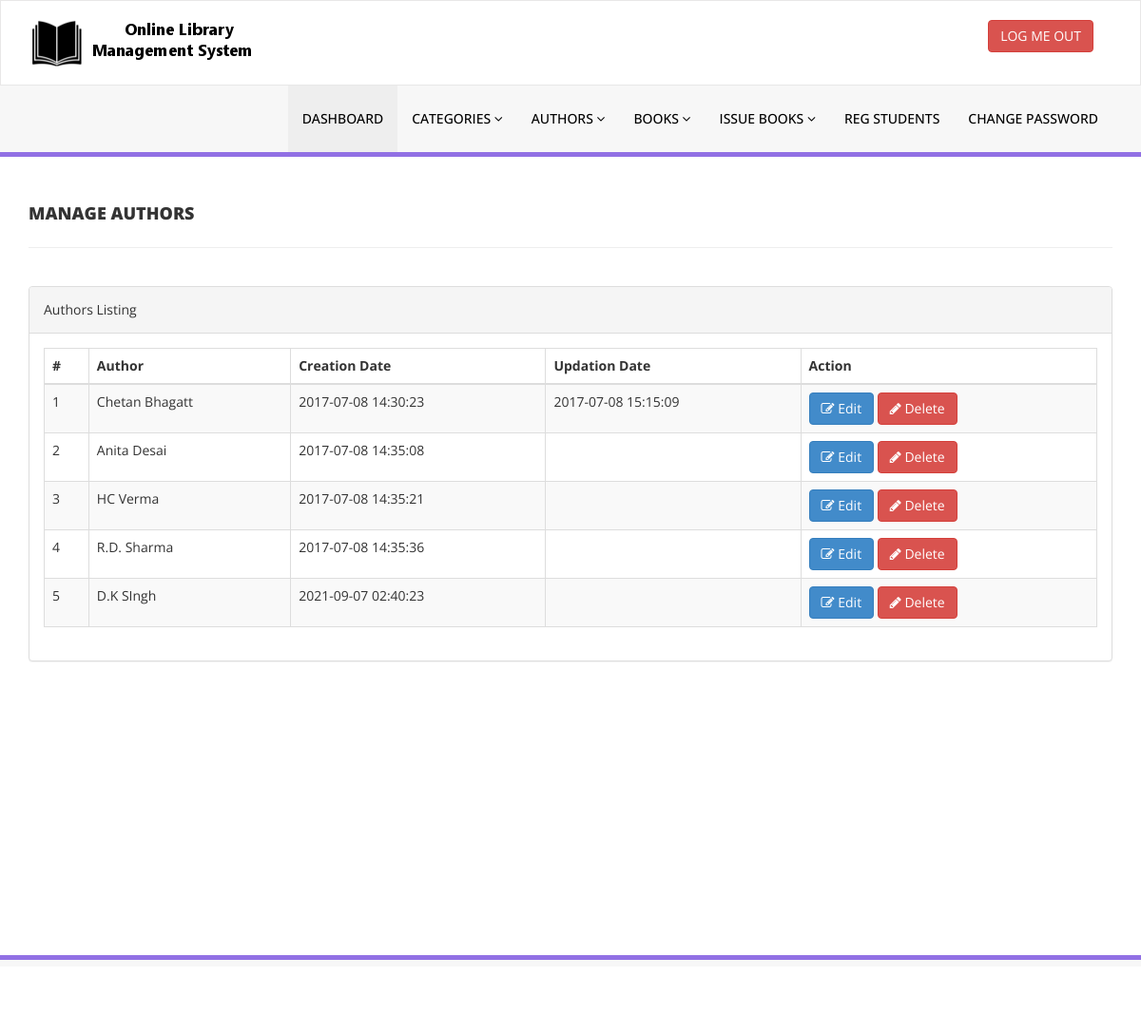
Page /admin/manage-authors.php (signed in) on the committed database.
### tables this page shows
CREATE TABLE `tblauthors` (
  `id` int(11) NOT NULL,
  `AuthorName` varchar(159) DEFAULT NULL,
  `creationDate` timestamp NULL DEFAULT current_timestamp(),
  `UpdationDate` timestamp NULL DEFAULT NULL ON UPDATE current_timestamp()
);

### admin/manage-authors.php (the view, shortened to what this page needs)
<?php
include('includes/config.php');
if(strlen($_SESSION['alogin'])==0)
    {
header('location:index.php');
}
else{
    ?>
<!DOCTYPE html>
<html xmlns="http://www.w3.org/1999/xhtml">
<head>
    <link href="assets/css/bootstrap.css" rel="stylesheet" />
    <link href="assets/css/font-awesome.css" rel="stylesheet" />
    <link href="assets/js/dataTables/dataTables.bootstrap.css" rel="stylesheet" />
    <link href="assets/css/style.css" rel="stylesheet" />
</head>
<body>
<?php include('includes/header.php');?>
    <div class="content-wrapper">
         <div class="container">
        <div class="row pad-botm">
            <div class="col-md-12">
                <h4 class="header-line">Manage Authors</h4>
    </div>
     <div class="row">
</div>
        </div>
            <div class="row">
                <div class="col-md-12">
                    <div class="panel panel-default">
                        <div class="panel-heading">
                           Authors Listing
                        </div>
                        <div class="panel-body">
                            <div class="table-responsive">
                                <table class="table table-striped table-bordered table-hover" id="dataTables-example">
                                    <thead>
                                        <tr>
                                            <th>#</th>
                                            <th>Author</th>
                                            <th>Creation Date</th>
                                            <th>Updation Date</th>
                                            <th>Action</th>
                                        </tr>
                                    </thead>
                                    <tbody>
<?php $sql = "SELECT * from  tblauthors";
$query = $dbh -> prepare($sql);
$query->execute();
$results=$query->fetchAll(PDO::FETCH_OBJ);
$cnt=1;
if($query->rowCount() > 0)
{
foreach($results as $result)
{               ?>
                                        <tr class="odd gradeX">
                                            <td class="center"><?php echo htmlentities($cnt);?></td>
                                            <td class="center"><?php echo htmlentities($result->AuthorName);?></td>
                                            <td class="center"><?php echo htmlentities($result->creationDate);?></td>
                                            <td class="center"><?php echo htmlentities($result->UpdationDate);?></td>
                                            <td class="center">
                                            <a href="edit-author.php?athrid=<?php echo htmlentities($result->id);?>"><button class="btn btn-primary"><i class="fa fa-edit "></i> Edit</button>
                                          <a href="manage-authors.php?del=<?php echo htmlentities($result->id);?>" onclick="return confirm('Are you sure you want to delete?');"" >  <button class="btn btn-danger"><i class="fa fa-pencil"></i> Delete</button>
                                            </td>
                                        </tr>
 <?php $cnt=$cnt+1;}} ?>
                                    </tbody>
                                </table>
                            </div>
                        </div>
                    </div>
                </div>
            </div>
    </div>
    </div>
  <?php include('includes/footer.php');?>
</body>
</html>
<?php } ?>

### admin/assets/css/style.css (style rules this page uses)
.content-wrapper { margin-top: 40px; min-height:800px; padding-bottom:90px; }
.header-line { font-weight:900; padding-bottom:25px; border-bottom:1px solid #eeeeee; text-transform:uppercase; }
.pad-botm { padding-bottom:30px; }

### rows in the picture
tblauthors: AuthorName "Chetan Bhagatt", creationDate "2017-07-08 14:30:23", UpdationDate "2017-07-08 15:15:09"
tblauthors: AuthorName "Anita Desai", creationDate "2017-07-08 14:35:08"
tblauthors: AuthorName "HC Verma", creationDate "2017-07-08 14:35:21"
tblauthors: AuthorName "R.D. Sharma", creationDate "2017-07-08 14:35:36"
tblauthors: AuthorName "D.K SIngh", creationDate "2021-09-07 02:40:23"
